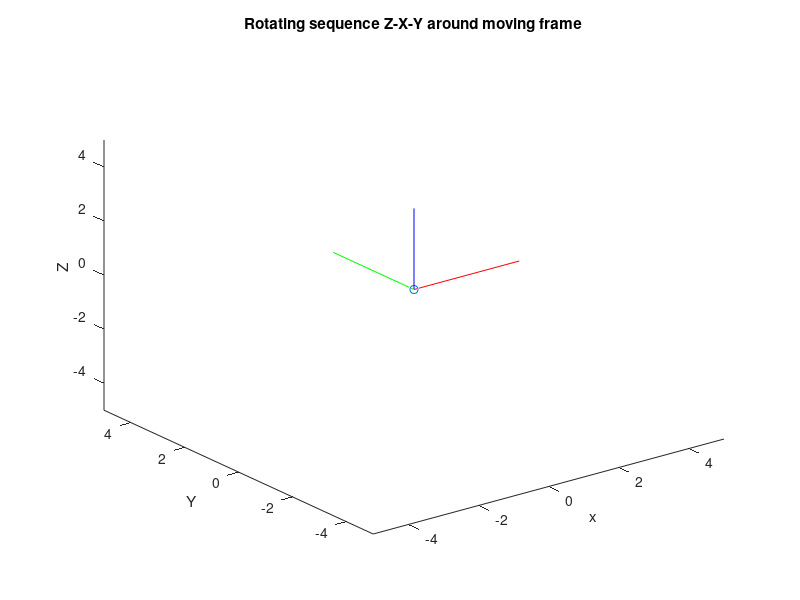

Write the MATLAB code that produced this figure.
clear all;

XYZ_Origin = [0 0 0];
XYZ =[3 0 0; 0 3 0; 0 0 3];

alp = 90; % Rotate around X Axis
bet = 90; % Rotate around Y Axis
gam = 90; % Rotate around Z Axis

% 3 plots in 1 figure 
figure;
plot3(XYZ_Origin(1),XYZ_Origin(2),XYZ_Origin(3),'o');
hold on
    
vecx = [XYZ_Origin; XYZ(1,:)];
vecy = [XYZ_Origin; XYZ(2,:)];
vecz = [XYZ_Origin; XYZ(3,:)];

plot3(vecx(:,1),vecx(:,2),vecx(:,3),'r', 'LineWidth',0.5);
plot3(vecy(:,1),vecy(:,2),vecy(:,3),'g', 'LineWidth',0.5);
plot3(vecz(:,1),vecz(:,2),vecz(:,3),'b', 'LineWidth',0.5);

xlabel(' x ');
ylabel(' Y ');
zlabel(' Z ');
xlim([-5 5])
ylim([-5 5])
zlim([-5 5])
title('Rotating sequence Z-X-Y around moving frame')


pause(8)
disp('Rotating around Z axis')

R_X = [1 0 0; 0 cosd(alp) -sind(alp); 0 sind(alp) cosd(alp)];
R_Y = [cosd(bet) 0 sind(bet) ; 0 1 0; -sind(bet) 0 cosd(bet)];
R_Z = [cosd(gam) -sind(gam) 0; sind(gam) cosd(gam) 0; 0 0 1];

% Plotting a vector perpendicular to a plane formed by 2 other vectors
% vect1 = [XYZ_Origin;3 5 3];
% plot3(vect1(:,1),vect1(:,2),vect1(:,3),'-.c', 'LineWidth',0.5);
% 
% vectx1 = cross(vect1, vecx);
% plot3(vectx1(:,1),vectx1(:,2),vectx1(:,3),'y', 'LineWidth',0.5);


% % R_Mat = R_Z*R_Y*R_X
% for i = 1:3
%     if i == 1
%         z = R_Z * XYZ;
% 
%         vecx = [XYZ_Origin; z(1,:)];
%         vecy = [XYZ_Origin; z(2,:)];
%         vecz = [XYZ_Origin; z(3,:)];
% 
%         plot3(vecx(:,1),vecx(:,2),vecx(:,3),'-.r', 'LineWidth',1);
%         plot3(vecy(:,1),vecy(:,2),vecy(:,3),'-.g', 'LineWidth',1);
%         plot3(vecz(:,1),vecz(:,2),vecz(:,3),'-.b', 'LineWidth',1);
%         disp('Rotating around x Axis')
%         title('Rotated around Z axis by 90 degrees')
%         disp(z)
%         pause(8)
%     end
%     if i == 2
%         z = R_X * z;
% 
%         vecx = [XYZ_Origin; z(1,:)];
%         vecy = [XYZ_Origin; z(2,:)];
%         vecz = [XYZ_Origin; z(3,:)];
% 
%         plot3(vecx(:,1),vecx(:,2),vecx(:,3),'--r', 'LineWidth',1);
%         plot3(vecy(:,1),vecy(:,2),vecy(:,3),'--g', 'LineWidth',1);
%         plot3(vecz(:,1),vecz(:,2),vecz(:,3),'--b', 'LineWidth',1);
%         disp('Rotating around Y Axis')
%         title('Rotated around X axis by 90 degrees')
%         disp(z)
%         pause(8)
%     end
%     if i == 3
%         z = R_Y * z;
% 
%         vecx = [XYZ_Origin; z(1,:)];
%         vecy = [XYZ_Origin; z(2,:)];
%         vecz = [XYZ_Origin; z(3,:)];
% 
%         plot3(vecx(:,1),vecx(:,2),vecx(:,3),'--r', 'LineWidth',2);
%         plot3(vecy(:,1),vecy(:,2),vecy(:,3),'--g', 'LineWidth',2);
%         plot3(vecz(:,1),vecz(:,2),vecz(:,3),'--b', 'LineWidth',2);
%         title('Rotated around Y axis by 90 degrees')
%         disp(z)
%     end
%    
% end
